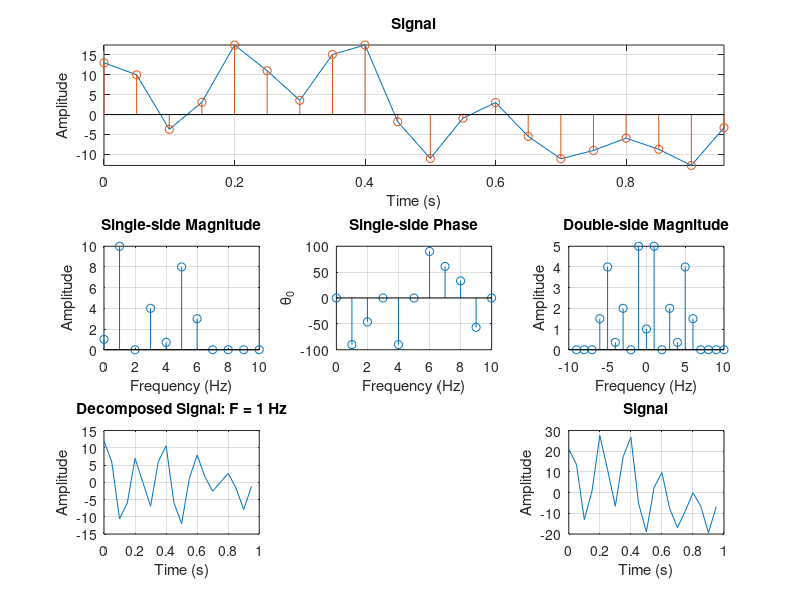

The MATLAB source for this figure:
clear; clc;

Fs = 20;        %jumlah sampel dalam satu x(periode)x
dt = 1/Fs;       %jarak antar sampel dalam satu periode
T  = 1;          %frame
N  = T/dt;       %total jumlah sampel
t  = (0:N-1)*dt; %waktu pengambilan sampel
% xt = 0.5*sin(2*pi*1*t);
% 
 % xt = [4 0.4045 -3.5245 0.1545 3.7061 -0.5 -4.2939 0.1545 4.4755 0.4045 ...
       % -4 -0.4045 3.5245 -0.1545 -3.7061 0.5 4.2939 -0.1545 -4.4755 -0.4045];
% xt = 2 + 2*cos(2*pi*1*t)+ 4*sin(2*pi*1*t) - 2*sin(6*pi*1*t);
xt = 1 + 4*cos(2*pi*3*1*t) + 5/7*sin(2*pi*4*1*t) + 3*sin(2*pi*6*1*t) + 10*sin(2*pi*1*t) + 8*cos(2*pi*15*1*t);

% xt = 0.5*cos(2*pi*3*t-0.5*pi) + 4*cos(2*pi*5*t);
% xt = 2+2*cos(2*pi*1*t) + 4*sin(2*pi*1*t) - 2*sin(2*pi*3*t);
% xt = 1+1/4*sin(2*pi*1*t + 0.3) + 1/8*cos(2*pi*3*t + 0.3);

subplot(3, 3, [1 3]), plot(t,xt), hold on, stem(t, xt);
title('Signal'), axis tight, xlabel('Time (s)'), ylabel('Amplitude'), grid on;

Xt = fft(xt);       %transformasi fourier
magnitude           = abs(Xt/N);
magnitude1          = magnitude(1:N/2+1);
magnitude1(2:end-1) = 2*magnitude1(2:end-1);
phase               = atan(imag((Xt(1:N/2+1)))./real((Xt(1:N/2+1))))*180/pi;

Fmax = Fs/2;
SL   = N/2;
df   = Fmax/SL;
f1   = (0:SL)*df;
    
subplot(3, 3, 4), stem(f1, magnitude1), title('Single-side Magnitude'), ...
    xlabel('Frequency (Hz)'), ylabel('Amplitude'), grid on;
subplot(3, 3, 5), stem(f1, phase), title('Single-side Phase'), ...
    xlabel('Frequency (Hz)'), ylabel('\theta_0'), grid on;

magnitude2              = zeros(size(magnitude));
magnitude2(1:N/2-1)     = magnitude(N/2+2:end);
magnitude2(N/2:N)       = magnitude(1:N/2+1);
f2                      = (-(N/2-1):(N/2))*df;

subplot(3, 3, 6), stem(f2, magnitude2), title('Double-side Magnitude'), ...
    xlabel('Frequency (Hz)'), ylabel('Amplitude'), grid on;

eps = 0.0001;
idx = find(magnitude > eps);

Xt1 = Xt;
Xt1(1)          = 0;
Xt1(idx(2))     = 0;
Xt1(idx(end))   = 0;
xt1 = ifft(Xt1);
subplot(3, 3, 7), plot(t, xt1), title(['Decomposed Signal: F=', num2str(f1(idx(2))), ' Hz']), ...
    xlabel('Time (s)'), ylabel('Amplitude'), grid on;

Xt2 = Xt;
Xt2(1)            = 0;
Xt2(idx(3))       = 0;
Xt2(idx(end-1))   = 0;
xt2 = ifft(Xt2);
subplot(3, 3, 7);
if numel(idx) >= 2
    plot(t, real(xt1));
    title(['Decomposed Signal: F = ', num2str(f1(idx(2))), ' Hz']);
else
    plot(t, real(xt1));
    title('Decomposed Signal: Komponen tidak cukup');
end
xlabel('Time (s)'), ylabel('Amplitude'), grid on;


xt_est =  magnitude(1) + xt1 + xt2;
subplot(3, 3, 9), plot(t, xt_est), title('Signal'), ...
    xlabel('Time (s)'), ylabel('Amplitude'), grid on;
